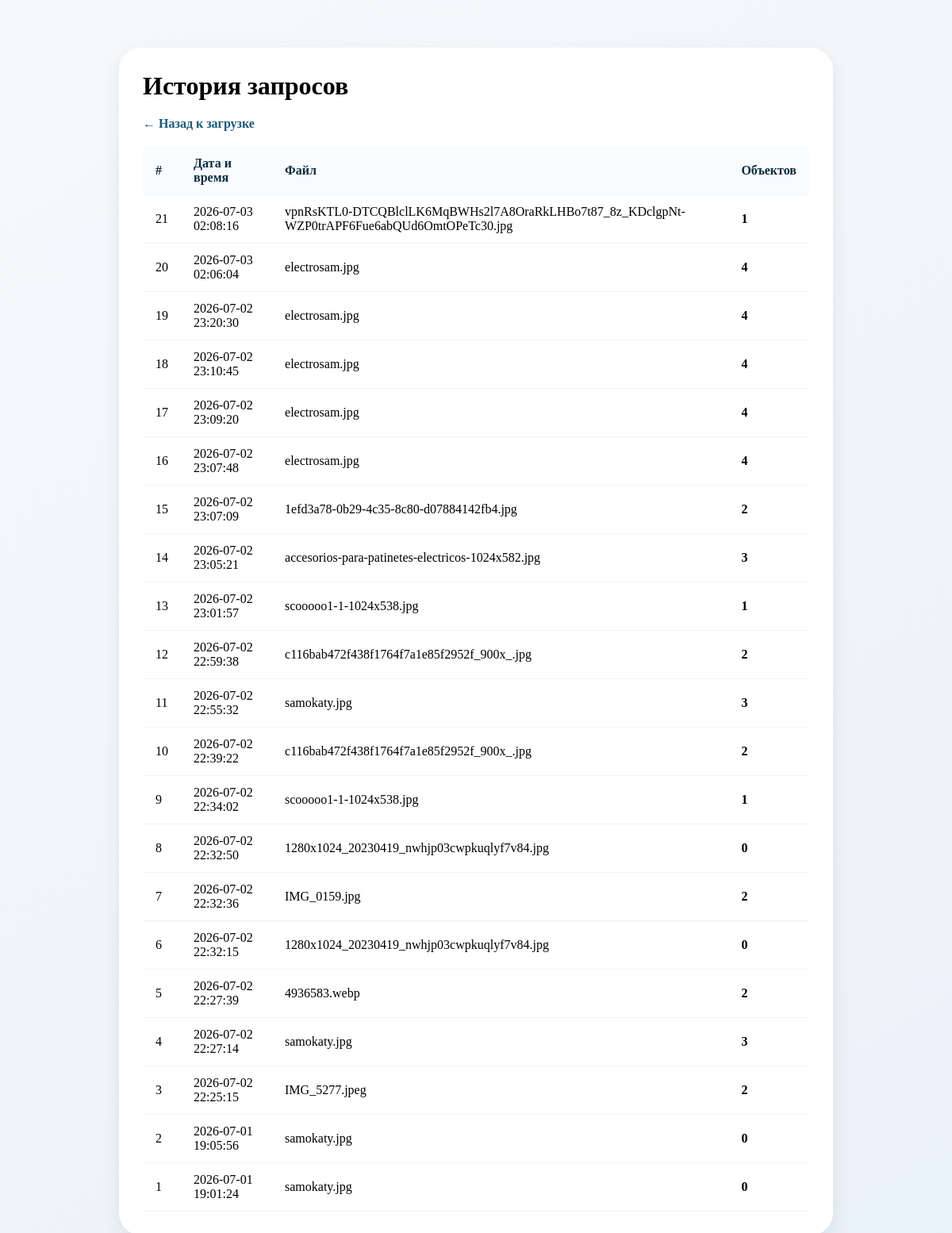
The app's page /history with its own data.
### tables this page shows
CREATE TABLE requests
                 (id INTEGER PRIMARY KEY AUTOINCREMENT,
                  timestamp TEXT,
                  filename TEXT,
                  count INTEGER,
                  details TEXT);

### app.py (the view)
@app.route('/history')
def history():
    conn = sqlite3.connect('database/history.db')
    c = conn.cursor()
    c.execute("SELECT id, timestamp, filename, count, details FROM requests ORDER BY id DESC")
    rows = c.fetchall()
    conn.close()
    return render_template('history.html', history=rows)

### templates/history.html (shortened to what this page needs)
<!DOCTYPE html>
<html lang="ru">
<head>
    <link rel="stylesheet" href="/static/style.css">
</head>
<body>
    <div class="history-container">
        <h1>История запросов</h1>
        <a href="/" class="back-link">← Назад к загрузке</a>
        {% if history %}
        <table>
            <thead>
                <tr>
                    <th>#</th>
                    <th>Дата и время</th>
                    <th>Файл</th>
                    <th>Объектов</th>
                </tr>
            </thead>
            <tbody>
                {% for row in history %}
                <tr>
                    <td>{{ row[0] }}</td>
                    <td>{{ row[1] }}</td>
                    <td>{{ row[2] }}</td>
                    <td><strong>{{ row[3] }}</strong></td>
                </tr>
                {% endfor %}
            </tbody>
        </table>
        {% else %}
        <div class="empty"> Пока нет запросов. Загрузите фото для анализа!</div>
        {% endif %}
    </div>
</body>
</html>

### static/style.css (style rules this page uses)
* { margin: 0; padding: 0; box-sizing: border-box; }
body { background: linear-gradient(145deg, #f6f9fc 0%, #e9f1f8 100%); min-height: 100vh; display: flex; justify-content: center; align-items: center; padding: 20px; }

### templates/history.html (style rules this page uses)
.history-container { max-width: 900px; margin: 40px auto; padding: 30px; background: white; border-radius: 28px; box-shadow: 0 8px 24px rgba(0,0,0,0.08); }
table { width: 100%; border-collapse: collapse; margin-top: 20px; }
th, td { padding: 12px 16px; text-align: left; border-bottom: 1px solid #eef4f8; }
th { background: #f8fcff; font-weight: 600; color: #0b2b40; }
.back-link { display: inline-block; margin-top: 20px; color: #1a5a7a; text-decoration: none; font-weight: 600; }

### records on screen
requests: id "21", timestamp "2026-07-03 02:08:16", filename "vpnRsKTL0-DTCQBlclLK6MqBWHs2l7A8OraRkLHBo7t87_8z_KDclgpNt-WZP0trAPF6Fue6abQUd6OmtOPeTc30.jpg", count "1"
requests: id "20", timestamp "2026-07-03 02:06:04", filename "electrosam.jpg", count "4"
requests: id "19", timestamp "2026-07-02 23:20:30", filename "electrosam.jpg", count "4"
requests: id "18", timestamp "2026-07-02 23:10:45", filename "electrosam.jpg", count "4"
requests: id "17", timestamp "2026-07-02 23:09:20", filename "electrosam.jpg", count "4"
requests: id "16", timestamp "2026-07-02 23:07:48", filename "electrosam.jpg", count "4"
requests: id "15", timestamp "2026-07-02 23:07:09", filename "1efd3a78-0b29-4c35-8c80-d07884142fb4.jpg", count "2"
requests: id "14", timestamp "2026-07-02 23:05:21", filename "accesorios-para-patinetes-electricos-1024x582.jpg", count "3"
requests: id "13", timestamp "2026-07-02 23:01:57", filename "scooooo1-1-1024x538.jpg", count "1"
requests: id "12", timestamp "2026-07-02 22:59:38", filename "c116bab472f438f1764f7a1e85f2952f_900x_.jpg", count "2"
requests: id "11", timestamp "2026-07-02 22:55:32", filename "samokaty.jpg", count "3"
requests: id "10", timestamp "2026-07-02 22:39:22", filename "c116bab472f438f1764f7a1e85f2952f_900x_.jpg", count "2"
requests: id "9", timestamp "2026-07-02 22:34:02", filename "scooooo1-1-1024x538.jpg", count "1"
requests: id "8", timestamp "2026-07-02 22:32:50", filename "1280x1024_20230419_nwhjp03cwpkuqlyf7v84.jpg", count "0"
requests: id "7", timestamp "2026-07-02 22:32:36", filename "IMG_0159.jpg", count "2"
requests: id "6", timestamp "2026-07-02 22:32:15", filename "1280x1024_20230419_nwhjp03cwpkuqlyf7v84.jpg", count "0"
requests: id "5", timestamp "2026-07-02 22:27:39", filename "4936583.webp", count "2"
requests: id "4", timestamp "2026-07-02 22:27:14", filename "samokaty.jpg", count "3"
requests: id "3", timestamp "2026-07-02 22:25:15", filename "IMG_5277.jpeg", count "2"
requests: id "2", timestamp "2026-07-01 19:05:56", filename "samokaty.jpg", count "0"
requests: id "1", timestamp "2026-07-01 19:01:24", filename "samokaty.jpg", count "0"
